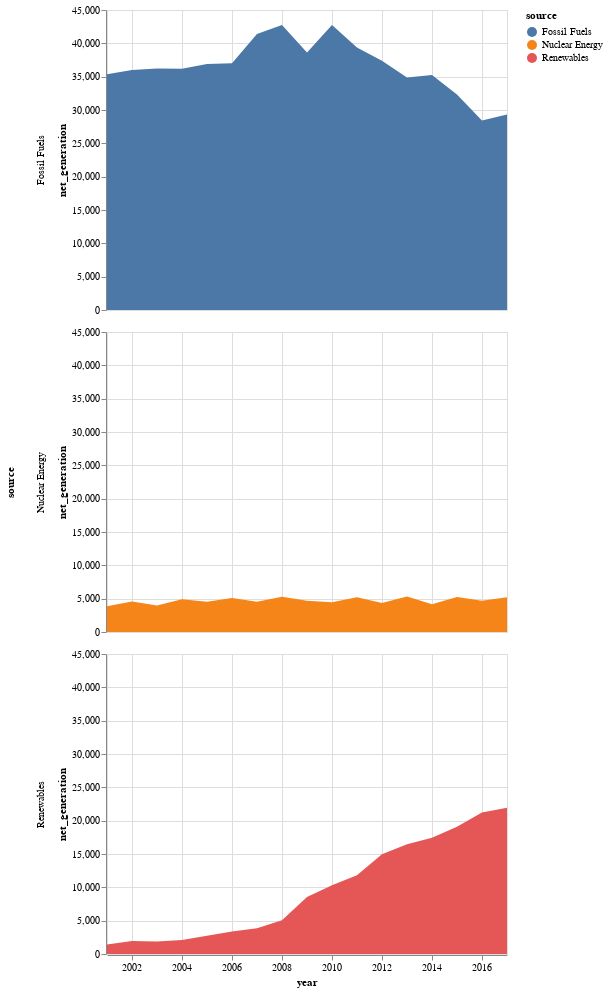

The cell this chart's notebook holds for it:
### Markdown cell above
# Trellis area chart

### Code cell
alt.Chart(data).mark_area().encode(
    x="year:T",
    y="net_generation:Q",
    color="source:N",
    row="source:N"
)

### Figure 1 — Vega-Lite specification as saved in the notebook (floating-point values rounded to 4 significant figures)
{"$schema": "https://vega.github.io/schema/vega-lite/v2.4.3.json", "config": {"view": {"height": 300, "width": 400}}, "data": {"values": [{"net_generation": 35361, "source": "Fossil Fuels", "year": "2001-01-01"}, {"net_generation": 35991, "source": "Fossil Fuels", "year": "2002-01-01"}, {"net_generation": 36234, "source": "Fossil Fuels", "year": "2003-01-01"}, {"net_generation": 36205, "source": "Fossil Fuels", "year": "2004-01-01"}, {"net_generation": 36883, "source": "Fossil Fuels", "year": "2005-01-01"}, {"net_generation": 37014, "source": "Fossil Fuels", "year": "2006-01-01"}, {"net_generation": 41389, "source": "Fossil Fuels", "year": "2007-01-01"}, {"net_generation": 42734, "source": "Fossil Fuels", "year": "2008-01-01"}, {"net_generation": 38620, "source": "Fossil Fuels", "year": "2009-01-01"}, {"net_generation": 42750, "source": "Fossil Fuels", "year": "2010-01-01"}, {"net_generation": 39361, "source": "Fossil Fuels", "year": "2011-01-01"}, {"net_generation": 37379, "source": "Fossil Fuels", "year": "2012-01-01"}, {"net_generation": 34873, "source": "Fossil Fuels", "year": "2013-01-01"}, {"net_generation": 35250, "source": "Fossil Fuels", "year": "2014-01-01"}, {"net_generation": 32319, "source": "Fossil Fuels", "year": "2015-01-01"}, {"net_generation": 28437, "source": "Fossil Fuels", "year": "2016-01-01"}, {"net_generation": 29329, "source": "Fossil Fuels", "year": "2017-01-01"}, {"net_generation": 3853, "source": "Nuclear Energy", "year": "2001-01-01"}, {"net_generation": 4574, "source": "Nuclear Energy", "year": "2002-01-01"}, {"net_generation": 3988, "source": "Nuclear Energy", "year": "2003-01-01"}, {"net_generation": 4929, "source": "Nuclear Energy", "year": "2004-01-01"}, {"net_generation": 4538, "source": "Nuclear Energy", "year": "2005-01-01"}, {"net_generation": 5095, "source": "Nuclear Energy", "year": "2006-01-01"}, {"net_generation": 4519, "source": "Nuclear Energy", "year": "2007-01-01"}, {"net_generation": 5282, "source": "Nuclear Energy", "year": "2008-01-01"}, {"net_generation": 4679, "source": "Nuclear Energy", "year": "2009-01-01"}, {"net_generation": 4451, "source": "Nuclear Energy", "year": "2010-01-01"}, {"net_generation": 5215, "source": "Nuclear Energy", "year": "2011-01-01"}, {"net_generation": 4347, "source": "Nuclear Energy", "year": "2012-01-01"}, {"net_generation": 5321, "source": "Nuclear Energy", "year": "2013-01-01"}, {"net_generation": 4152, "source": "Nuclear Energy", "year": "2014-01-01"}, {"net_generation": 5243, "source": "Nuclear Energy", "year": "2015-01-01"}, {"net_generation": 4703, "source": "Nuclear Energy", "year": "2016-01-01"}, {"net_generation": 5214, "source": "Nuclear Energy", "year": "2017-01-01"}, {"net_generation": 1437, "source": "Renewables", "year": "2001-01-01"}, {"net_generation": 1963, "source": "Renewables", "year": "2002-01-01"}, {"net_generation": 1885, "source": "Renewables", "year": "2003-01-01"}, {"net_generation": 2102, "source": "Renewables", "year": "2004-01-01"}, {"net_generation": 2724, "source": "Renewables", "year": "2005-01-01"}, {"net_generation": 3364, "source": "Renewables", "year": "2006-01-01"}, {"net_generation": 3870, "source": "Renewables", "year": "2007-01-01"}, {"net_generation": 5070, "source": "Renewables", "year": "2008-01-01"}, {"net_generation": 8560, "source": "Renewables", "year": "2009-01-01"}, {"net_generation": 10308, "source": "Renewables", "year": "2010-01-01"}, {"net_generation": 11795, "source": "Renewables", "year": "2011-01-01"}, {"net_generation": 14949, "source": "Renewables", "year": "2012-01-01"}, {"net_generation": 16476, "source": "Renewables", "year": "2013-01-01"}, {"net_generation": 17452, "source": "Renewables", "year": "2014-01-01"}, {"net_generation": 19091, "source": "Renewables", "year": "2015-01-01"}, {"net_generation": 21241, "source": "Renewables", "year": "2016-01-01"}, {"net_generation": 21933, "source": "Renewables", "year": "2017-01-01"}]}, "encoding": {"color": {"field": "source", "type": "nominal"}, "row": {"field": "source", "type": "nominal"}, "x": {"field": "year", "type": "temporal"}, "y": {"field": "net_generation", "type": "quantitative"}}, "mark": "area"}
